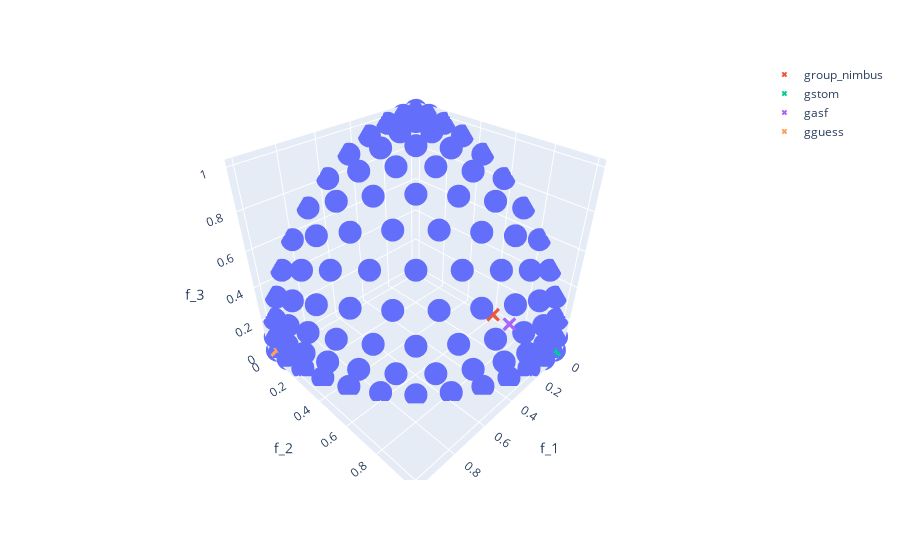

Write notebook code for a chart like this one.
### Markdown cell above
### Plot the solutions

### Code cell
from pymoo.problems import get_problem
import plotly.express as px
import plotly.graph_objects as go

import pandas as pd
from pymoo.util.plotting import plot
from pymoo.util.ref_dirs import get_reference_directions
from pymoo.visualization.scatter import Scatter

ref_dirs = get_reference_directions("das-dennis", 3, n_partitions=12)

pf = get_problem("dtlz2").pareto_front(ref_dirs)
#PF = [dict(zip(keys, row)) for row in pf]

solutions = [gnimbus, gstom, gasf, gguess]

keys = ["f_1", "f_2", "f_3"]
namelist = ["group_nimbus", "gstom", "gasf", "gguess"]

visu_3d(pf, solutions, keys, namelist)

### Figure 1 — Plotly figure (JSON) as saved in the notebook; plotly's stock layout.template omitted (floating-point values rounded to 4 significant figures)
{"data": [{"hovertemplate": "f_1=%{x}<br>f_2=%{y}<br>f_3=%{z}<extra></extra>", "legendgroup": "", "marker": {"color": "#636efa", "symbol": "circle"}, "mode": "markers", "name": "", "scene": "scene", "showlegend": false, "type": "scatter3d", "x": [0, 0, 0, 0, 0, 0, 0, 0, 0, 0, 0, 0, 0, 0.09054, 0.09901, 0.1078, 0.1162, 0.1231, 0.127, 0.127, 0.1231, 0.1162, 0.1078, 0.09901, 0.09054, 0.1961, 0.2157, 0.2357, 0.254, 0.2673, 0.2722, 0.2673, 0.254, 0.2357, 0.2157, 0.1961, 0.3162, 0.3487, 0.381, 0.4082, 0.4243, 0.4243, 0.4082, 0.381, 0.3487, 0.3162, 0.4472, 0.4924, 0.5345, 0.5657, 0.5774, 0.5657, 0.5345, 0.4924, 0.4472, 0.5812, 0.635, 0.6804, 0.7071, 0.7071, 0.6804, 0.635, 0.5812, 0.7071, 0.762, 0.8018, 0.8165, 0.8018, 0.762, 0.7071, 0.8137, 0.8616, 0.889, 0.889, 0.8616, 0.8137, 0.8944, 0.93, 0.9428, 0.93, 0.8944, 0.9487, 0.9705, 0.9705, 0.9487, 0.9806, 0.9901, 0.9806, 0.9959, 0.9959, 1], "y": [0, 0.09054, 0.1961, 0.3162, 0.4472, 0.5812, 0.7071, 0.8137, 0.8944, 0.9487, 0.9806, 0.9959, 1, 0, 0.09901, 0.2157, 0.3487, 0.4924, 0.635, 0.762, 0.8616, 0.93, 0.9705, 0.9901, 0.9959, 0, 0.1078, 0.2357, 0.381, 0.5345, 0.6804, 0.8018, 0.889, 0.9428, 0.9705, 0.9806, 0, 0.1162, 0.254, 0.4082, 0.5657, 0.7071, 0.8165, 0.889, 0.93, 0.9487, 0, 0.1231, 0.2673, 0.4243, 0.5774, 0.7071, 0.8018, 0.8616, 0.8944, 0, 0.127, 0.2722, 0.4243, 0.5657, 0.6804, 0.762, 0.8137, 0, 0.127, 0.2673, 0.4082, 0.5345, 0.635, 0.7071, 0, 0.1231, 0.254, 0.381, 0.4924, 0.5812, 0, 0.1162, 0.2357, 0.3487, 0.4472, 0, 0.1078, 0.2157, 0.3162, 0, 0.09901, 0.1961, 0, 0.09054, 0], "z": [1, 0.9959, 0.9806, 0.9487, 0.8944, 0.8137, 0.7071, 0.5812, 0.4472, 0.3162, 0.1961, 0.09054, 0, 0.9959, 0.9901, 0.9705, 0.93, 0.8616, 0.762, 0.635, 0.4924, 0.3487, 0.2157, 0.09901, 0, 0.9806, 0.9705, 0.9428, 0.889, 0.8018, 0.6804, 0.5345, 0.381, 0.2357, 0.1078, 0, 0.9487, 0.93, 0.889, 0.8165, 0.7071, 0.5657, 0.4082, 0.254, 0.1162, 0, 0.8944, 0.8616, 0.8018, 0.7071, 0.5774, 0.4243, 0.2673, 0.1231, 0, 0.8137, 0.762, 0.6804, 0.5657, 0.4243, 0.2722, 0.127, 0, 0.7071, 0.635, 0.5345, 0.4082, 0.2673, 0.127, 0, 0.5812, 0.4924, 0.381, 0.254, 0.1231, 0, 0.4472, 0.3487, 0.2357, 0.1162, 0, 0.3162, 0.2157, 0.1078, 0, 0.1961, 0.09901, 0, 0.09054, 0, 0]}, {"marker": {"size": 5, "symbol": "x"}, "mode": "markers", "name": "group_nimbus", "showlegend": true, "type": "scatter3d", "x": [0.3684], "y": [0.8535], "z": [0.3684]}, {"marker": {"size": 5, "symbol": "x"}, "mode": "markers", "name": "gstom", "showlegend": true, "type": "scatter3d", "x": [-1.321e-08], "y": [1.0], "z": [-1.323e-08]}, {"marker": {"size": 5, "symbol": "x"}, "mode": "markers", "name": "gasf", "showlegend": true, "type": "scatter3d", "x": [0.3033], "y": [0.9033], "z": [0.3033]}, {"marker": {"size": 5, "symbol": "x"}, "mode": "markers", "name": "gguess", "showlegend": true, "type": "scatter3d", "x": [1.0], "y": [-1.32e-08], "z": [-1.32e-08]}], "layout": {"legend": {"tracegroupgap": 0}, "margin": {"t": 60}, "scene": {"domain": {"x": [0, 1], "y": [0, 1]}, "xaxis": {"title": {"text": "f_1"}}, "yaxis": {"title": {"text": "f_2"}}, "zaxis": {"title": {"text": "f_3"}}}}}
